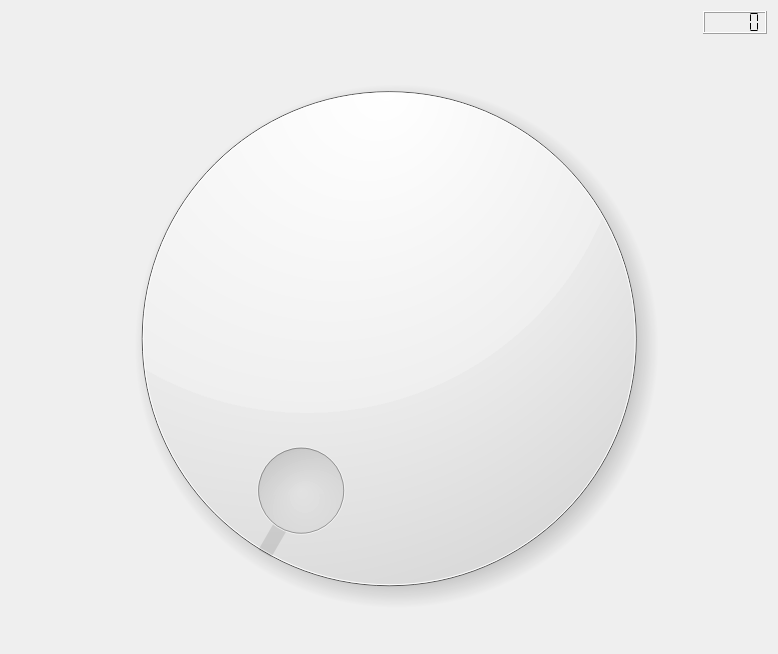
<?xml version="1.0" encoding="UTF-8"?>
<ui version="4.0">
 <class>DialWidget</class>
 <widget class="QWidget" name="DialWidget">
  <property name="geometry">
   <rect>
    <x>0</x>
    <y>0</y>
    <width>778</width>
    <height>654</height>
   </rect>
  </property>
  <property name="windowTitle">
   <string>DialWidget</string>
  </property>
  <layout class="QGridLayout" name="gridLayout_2">
   <item row="3" column="0">
    <layout class="QVBoxLayout" name="verticalLayout">
     <property name="spacing">
      <number>0</number>
     </property>
     <property name="sizeConstraint">
      <enum>QLayout::SetDefaultConstraint</enum>
     </property>
     <property name="topMargin">
      <number>0</number>
     </property>
     <property name="rightMargin">
      <number>0</number>
     </property>
     <item>
      <layout class="QGridLayout" name="gridLayout">
       <item row="0" column="1">
        <widget class="QLCDNumber" name="lcdNumber">
         <property name="maximumSize">
          <size>
           <width>16777215</width>
           <height>100</height>
          </size>
         </property>
         <property name="smallDecimalPoint">
          <bool>false</bool>
         </property>
         <property name="segmentStyle">
          <enum>QLCDNumber::Flat</enum>
         </property>
        </widget>
       </item>
       <item row="0" column="0">
        <spacer name="horizontalSpacer">
         <property name="orientation">
          <enum>Qt::Horizontal</enum>
         </property>
         <property name="sizeType">
          <enum>QSizePolicy::Expanding</enum>
         </property>
         <property name="sizeHint" stdset="0">
          <size>
           <width>40</width>
           <height>20</height>
          </size>
         </property>
        </spacer>
       </item>
      </layout>
     </item>
     <item>
      <widget class="QDial" name="dial">
       <property name="sizePolicy">
        <sizepolicy hsizetype="Preferred" vsizetype="Expanding">
         <horstretch>0</horstretch>
         <verstretch>0</verstretch>
        </sizepolicy>
       </property>
      </widget>
     </item>
    </layout>
   </item>
  </layout>
 </widget>
 <layoutdefault spacing="6" margin="11"/>
 <resources/>
 <connections>
  <connection>
   <sender>dial</sender>
   <signal>valueChanged(int)</signal>
   <receiver>lcdNumber</receiver>
   <slot>display(int)</slot>
   <hints>
    <hint type="sourcelabel">
     <x>388</x>
     <y>339</y>
    </hint>
    <hint type="destinationlabel">
     <x>734</x>
     <y>22</y>
    </hint>
   </hints>
  </connection>
 </connections>
</ui>
